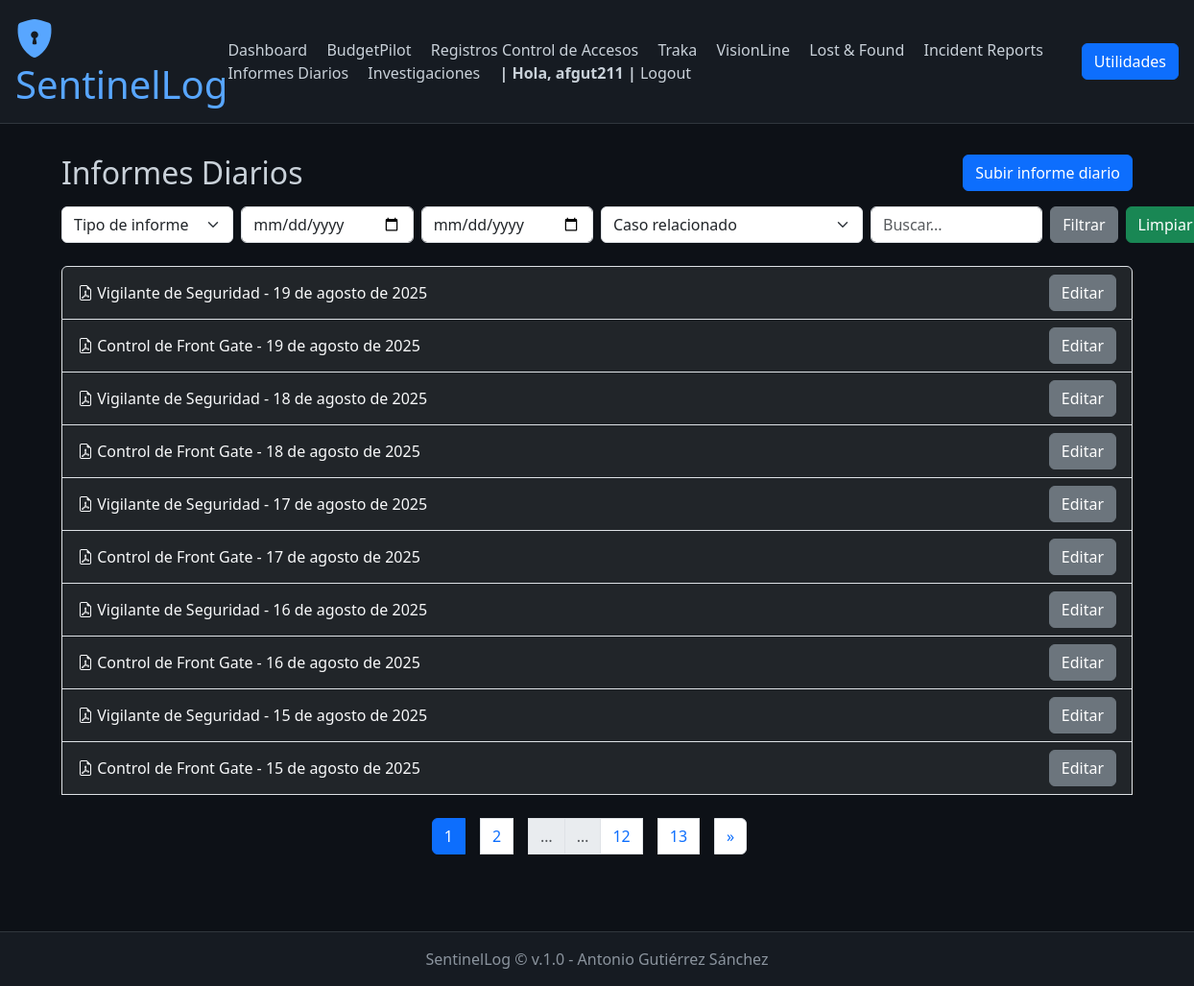
The app's page /daily_reports/ (signed in), older data.
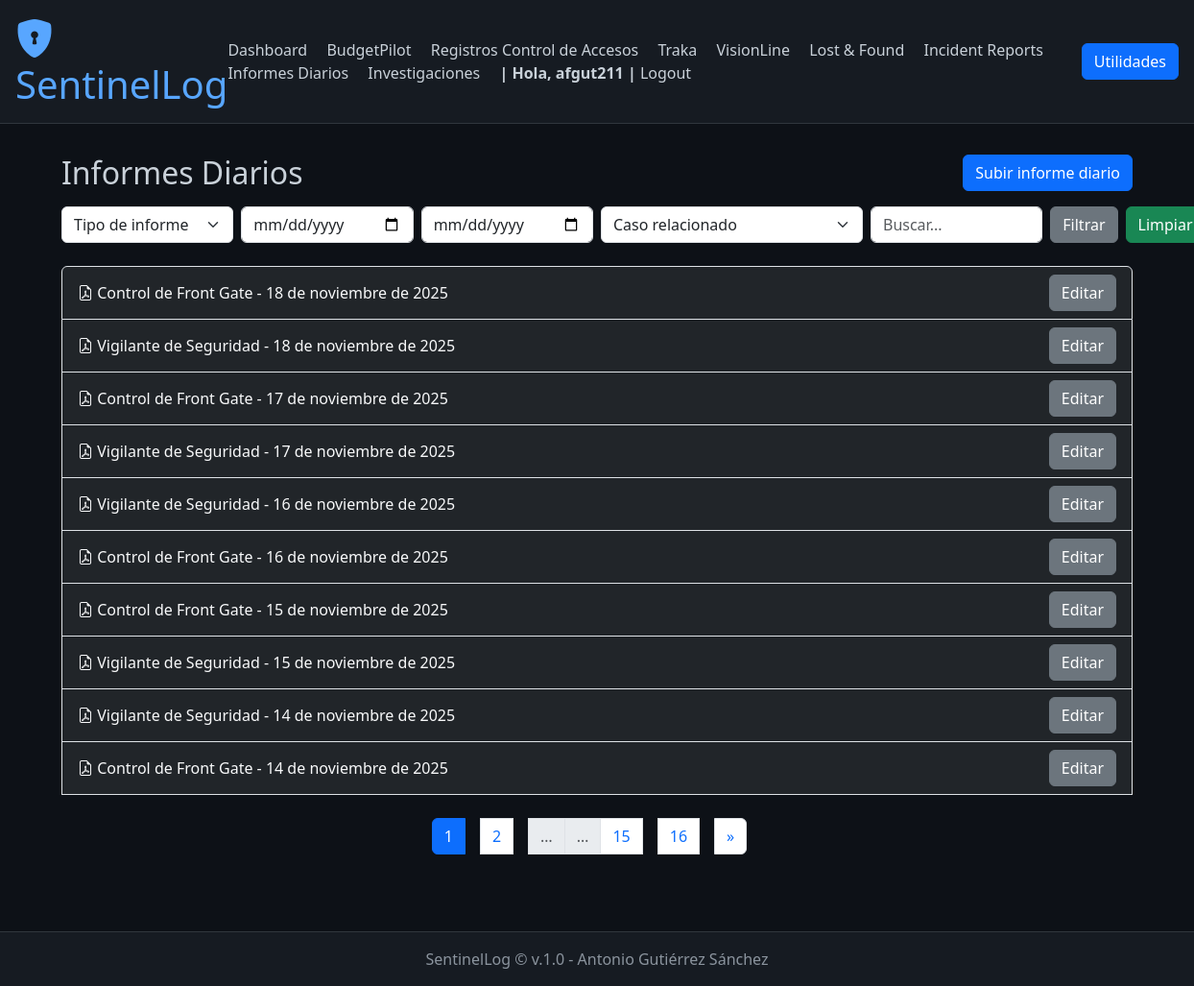
The same page, newer data.
### daily_reports/models.py (models this page shows, shortened)
class DailyReport(models.Model):
    REPORT_TYPE_CHOICES = [
        ('vigilante', 'Vigilante de Seguridad'),
        ('front_gate', 'Control de Front Gate'),
        ('otro', 'Otro'),
    ]
    report_type = models.CharField(
        max_length=20,
        choices=REPORT_TYPE_CHOICES,
        default='vigilante'
    )
    date = models.DateField(help_text="Fecha a la que corresponde el informe")
    uploaded_at = models.DateTimeField(auto_now_add=True)
    uploaded_by = models.ForeignKey(User, on_delete=models.SET_NULL, null=True, blank=True)
    pdf_file = models.FileField(upload_to='daily_reports/pdfs/')
    related_case = models.ForeignKey(
        'investigations.InvestigationCase',
        on_delete=models.SET_NULL,
        null=True,
        blank=True,
        help_text="Relaciona este informe con un caso de investigación si aplica"
    )
    notes = models.TextField(blank=True, help_text="Notas u observaciones adicionales")
    pdf_text = models.TextField(blank=True, help_text="Texto extraído del PDF para búsqueda")
    history = HistoricalRecords()

### daily_reports/views.py (the view)
# urls.py: path('', views.index, name='daily_activity_index'),
def index(request):
    reports = DailyReport.objects.all().order_by('-date')
    report_type = request.GET.get('report_type')
    date_from = request.GET.get('date_from')
    date_to = request.GET.get('date_to')
    related_case = request.GET.get('related_case')
    search = request.GET.get('search')
    if report_type:
        reports = reports.filter(report_type=report_type)
    if date_from:
        reports = reports.filter(date__gte=date_from)
    if date_to:
        reports = reports.filter(date__lte=date_to)
    if related_case:
        reports = reports.filter(related_case=related_case)
    if search:
        reports = reports.filter(
            Q(notes__icontains=search) |
            Q(related_case__title__icontains=search) |
            Q(pdf_text__icontains=search)
        )
    from investigations.models import InvestigationCase
    cases = InvestigationCase.objects.all()
    paginator = Paginator(reports, 10)  # 10 por página
    page_number = request.GET.get('page')
    page_obj = paginator.get_page(page_number)
    return render(request, 'daily_reports/index.html', {
        'page_obj': page_obj,
        'cases': cases,
        'selected': {
            'report_type': report_type,
            'date_from': date_from,
            'date_to': date_to,
            'related_case': related_case,
            'search': search,
        }
    })

### daily_reports/templates/daily_reports/index.html (shortened to what this page needs)
{% extends 'base.html' %}
{% block content %}
<div class="d-flex justify-content-between align-items-center mb-3">
    <h2 class="mb-0">Informes Diarios</h2>
    <a href="{% url 'add_daily_report' %}" class="btn btn-primary">
        Subir informe diario
    </a>
</div>
<form method="get" class="row g-2 mb-4">
    <div class="col-md-2">
        <select name="report_type" class="form-select">
            <option value="">Tipo de informe</option>
        </select>
    </div>
    <div class="col-md-2">
        <input type="date" name="date_from" class="form-control" value="{{ selected.date_from }}">
    </div>
    <div class="col-md-2">
        <input type="date" name="date_to" class="form-control" value="{{ selected.date_to }}">
    </div>
    <div class="col-md-3">
        <select name="related_case" class="form-select">
            <option value="">Caso relacionado</option>
        </select>
    </div>
    <div class="col-md-2">
        <input type="text" name="search" class="form-control" placeholder="Buscar..." value="{{ selected.search|default_if_none:'' }}">
    </div>
    <div class="col-md-1 d-flex gap-2 align-items-center">
        <button type="submit" class="btn btn-secondary">Filtrar</button>
        <a href="{% url 'daily_reports_index' %}" class="btn btn-success">Limpiar</a>
    </div>
</form>
<div class="list-group">
    {% for report in page_obj %}
        <div class="list-group-item bg-dark text-light d-flex justify-content-between align-items-center">
            <div>
                <a href="{{ report.pdf_file.url }}" target="_blank" class="text-light text-decoration-none">
                    <i class="bi bi-file-earmark-pdf"></i>
                    {{ report.get_report_type_display }} - {{ report.date }}
                </a>
            </div>
            <a href="{% url 'edit_daily_report' report.pk %}" class="btn btn-secondary">
                Editar
            </a>
        </div>
    {% empty %}
        <div class="alert alert-info mb-0">
            No hay informes diarios registrados.
        </div>
    {% endfor %}
    <br>
    {% with request.GET.urlencode as filter_query %}
        <nav aria-label="Paginación">
            <ul class="pagination justify-content-center">
                {% for num in page_obj.paginator.page_range %}
                {% if num <= 2 or num > page_obj.paginator.num_pages|add:'-2' or num >= page_obj.number|add:'-1' and num <= page_obj.number|add:'1' %}
                    <li class="page-item {% if page_obj.number == num %}active{% endif %}">
                    <a class="page-link" href="?{{ filter_query }}{% if filter_query %}&{% endif %}page={{ num }}">{{ num }}</a>
                    </li>
                {% elif num == 3 or num == page_obj.paginator.num_pages|add:'-2' %}
                    <li class="page-item disabled"><span class="page-link">…</span></li>
                {% endif %}
                {% endfor %}
                {% if page_obj.has_next %}
                <li class="page-item">
                    <a class="page-link" href="?{{ filter_query }}{% if filter_query %}&{% endif %}page={{ page_obj.next_page_number }}">&raquo;</a>
                </li>
                {% endif %}
            </ul>
        </nav>
    {% endwith %}
</div>
{% endblock %}

Row changes from the older to the newer data that the page shows:
no longer on this page (row unchanged): DailyReport: report_type "Vigilante de Seguridad", date "19 de agosto de 2025"
no longer on this page (row unchanged): DailyReport: report_type "Control de Front Gate", date "19 de agosto de 2025"
no longer on this page (row unchanged): DailyReport: report_type "Vigilante de Seguridad", date "18 de agosto de 2025"
no longer on this page (row unchanged): DailyReport: report_type "Control de Front Gate", date "18 de agosto de 2025"
no longer on this page (row unchanged): DailyReport: report_type "Vigilante de Seguridad", date "17 de agosto de 2025"
no longer on this page (row unchanged): DailyReport: report_type "Control de Front Gate", date "17 de agosto de 2025"
no longer on this page (row unchanged): DailyReport: report_type "Vigilante de Seguridad", date "16 de agosto de 2025"
no longer on this page (row unchanged): DailyReport: report_type "Control de Front Gate", date "16 de agosto de 2025"
no longer on this page (row unchanged): DailyReport: report_type "Vigilante de Seguridad", date "15 de agosto de 2025"
no longer on this page (row unchanged): DailyReport: report_type "Control de Front Gate", date "15 de agosto de 2025"
added DailyReport: report_type "Control de Front Gate", date "18 de noviembre de 2025"
added DailyReport: report_type "Vigilante de Seguridad", date "18 de noviembre de 2025"
added DailyReport: report_type "Control de Front Gate", date "17 de noviembre de 2025"
added DailyReport: report_type "Vigilante de Seguridad", date "17 de noviembre de 2025"
added DailyReport: report_type "Vigilante de Seguridad", date "16 de noviembre de 2025"
added DailyReport: report_type "Control de Front Gate", date "16 de noviembre de 2025"
added DailyReport: report_type "Control de Front Gate", date "15 de noviembre de 2025"
added DailyReport: report_type "Vigilante de Seguridad", date "15 de noviembre de 2025"
added DailyReport: report_type "Vigilante de Seguridad", date "14 de noviembre de 2025"
added DailyReport: report_type "Control de Front Gate", date "14 de noviembre de 2025"
Text that changed along with them:
new list line: "15"
new list line: "16"
list line gone: "12"
list line gone: "13"
